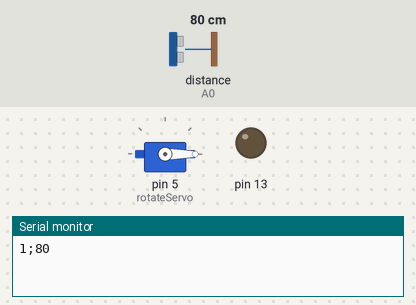
Simulated run of this sketch. Board: Arduino Uno, built with avr-gcc and run on an emulated ATmega328P. Shown: servo, output pins drawn as LEDs (lit = HIGH), the last lines printed to the serial monitor. Inputs (shaded band) come from the test bench; at power-on: distance to the obstacle (sensor on A0) 80 cm.

Above: at 0.05 s.
At 3.45 s:
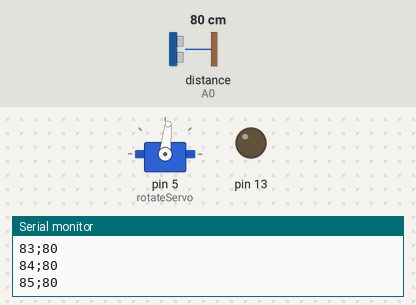
At 6.9 s:
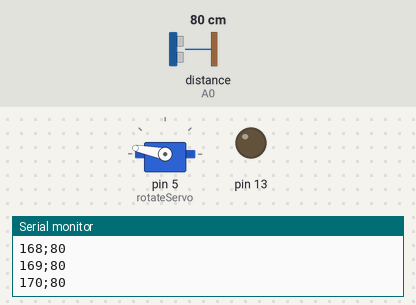
At 13.75 s:
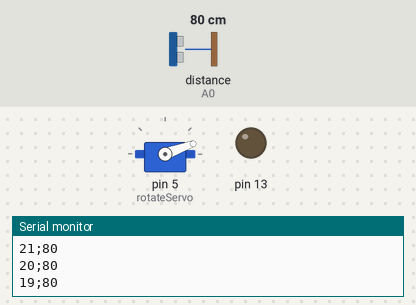
Timing chart, 0 to 18.9 s (numbered marks = the images above):
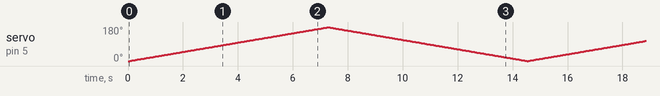

The sketch:

OpticRadar.ino
```cpp
/*
 Name:		OpticRadar.ino
 Created:	9/27/2015 18:05:39
 Author:	Piotr
*/
#include <Servo.h>
#include <SharpIR.h>

#define SensorId 20150

SharpIR sharpIr(A0,80,97,SensorId);
Servo rotateServo;
//uint16_t spaceMap[180];
int8_t incr = 1;
int16_t rotation = 0;
int32_t range;

void setup() {


	rotateServo.attach(5);
	pinMode(13, OUTPUT);
	Serial.begin(56000);

}

void loop() {


	//for (byte rotation = 0; rotation < 180; rotation += incr)
	//{
	//if (Serial.available())
	{
		range = sharpIr.distance();
		if (range > 300) range = 200;
		if (range < 20) range = 20;

		if (rotation >= 179) incr = -1;
		if (rotation <= 0) incr = 1;

		rotateServo.write(rotation);
		//spaceMap[rotation] = range;

		rotation += incr;


		delay(10);

		String line = String(rotation) + ';' + String(range);
		Serial.println(line);
		delay(10);
	}

	//}


	/*if (range > 20 && range < 200 )
	{
		int conv = map(range,20, 100, 0, 180);
		rotateServo.write(conv);
		Serial.println(range);

	}
	delay(500);*/

}
```
